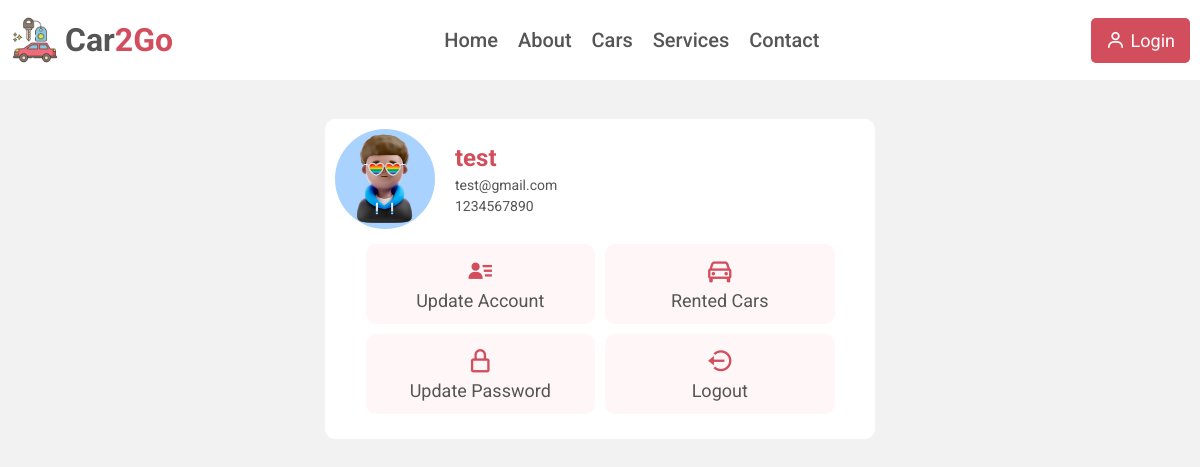
/userdashboard.php?u_id=1, run on the app's committed database.
### tables this page shows
CREATE TABLE `users` (
  `u_id` int(100) NOT NULL,
  `u_name` varchar(200) NOT NULL,
  `u_email` varchar(200) NOT NULL,
  `u_phone` varchar(200) NOT NULL,
  `u_pass` varchar(200) NOT NULL
);

### userdashboard.php (the view, shortened to what this page needs)
<?php
        include "./includes/header.php";
    ?>
    <div class="magindiv" style="height: 90px;"></div>
    <div class="userDetailsDiv">
        <?php
            if(isset($_GET['u_id'])){
                $u_id=$_GET['u_id'];
                $sql="select * from users where u_id='".$u_id."'";
                $query=mysqli_query($conn,$sql);
                if(mysqli_num_rows($query)>0){
                    $row=mysqli_fetch_array($query);
                    $u_name=$row['u_name'];
                    $u_email=$row['u_email'];
                    $u_phone=$row['u_phone'];
                    echo"
                    <div class='detailsDiv'>
                    <img src='./assets/images/photo8.jpg' alt='user'>
                    <div class='details'>
                        <h2>$u_name</h2>
                        <p>$u_email</p>
                        <p>$u_phone</p>
                    </div>
                </div>
                <div class='cardDiv'>
                    <a href='./updatedetails.php?u_id=$u_id' class='card'>
                        <i class='bx bxs-user-detail'></i>
                        <p>Update Account</p>
                    </a>
                    <a href='./rentedcars.php?u_id=$u_id' class='card'>
                        <i class='bx bx-car' ></i>
                        <p>Rented Cars</p>
                    </a>
                    <a href='./updatepas.php?u_id=$u_id' class='card'>
                        <i class='bx bx-lock-alt' ></i>
                        <p>Update Password</p>
                    </a>
                    <a class='card' onclick='logout()'>
                        <i class='bx bx-log-out-circle' ></i>
                        <p>Logout</p>
                    </a>
                </div>
                    ";
                }
            }
        ?>
    </div>
    <?php
        include "./includes/script.php";
    ?>

### styles/style.css (style rules this page uses)
* { padding: 0; margin: 0; text-decoration: none; list-style: none; font-family: 'Roboto', sans-serif; box-sizing: border-box; }
body { background: #f2f2f2; }
html { scroll-behavior: smooth; }
.userDetailsDiv { max-width: 550px; padding: 10px; border-radius: 10px; margin: 10px auto; background: #fff; }
.userDetailsDiv .detailsDiv { width: 100%; display: flex; align-items: center; }
.userDetailsDiv .detailsDiv img { width: 100px; height: 100px; border-radius: 50%; }
.userDetailsDiv .detailsDiv .details { padding-left: 20px; max-width: 300px; }
.userDetailsDiv .detailsDiv .details h2 { color: #D34e5c; }
.userDetailsDiv .detailsDiv .details p { font-size: 14px; max-width: 100%; color: #555; margin-top: 5px; overflow: hidden; }
.userDetailsDiv .cardDiv { width: 100%; display: flex; align-items: center; justify-content: center; flex-wrap: wrap; padding: 10px; }
.userDetailsDiv .cardDiv .card { width: 45%; height: 80px; display: flex; align-items: center; justify-content: center; flex-direction: column; text-align: center; background: #fff6f7; margin: 5px; border-radius: 10px; }
.userDetailsDiv .cardDiv .card i { font-size: 28px; color: #D34e5c; }
.userDetailsDiv .cardDiv .card p { font-size: 18px; color: #555; margin-top: 5px; }

### data on the page
users: u_name "test", u_email "test@gmail.com", u_phone "1234567890"
